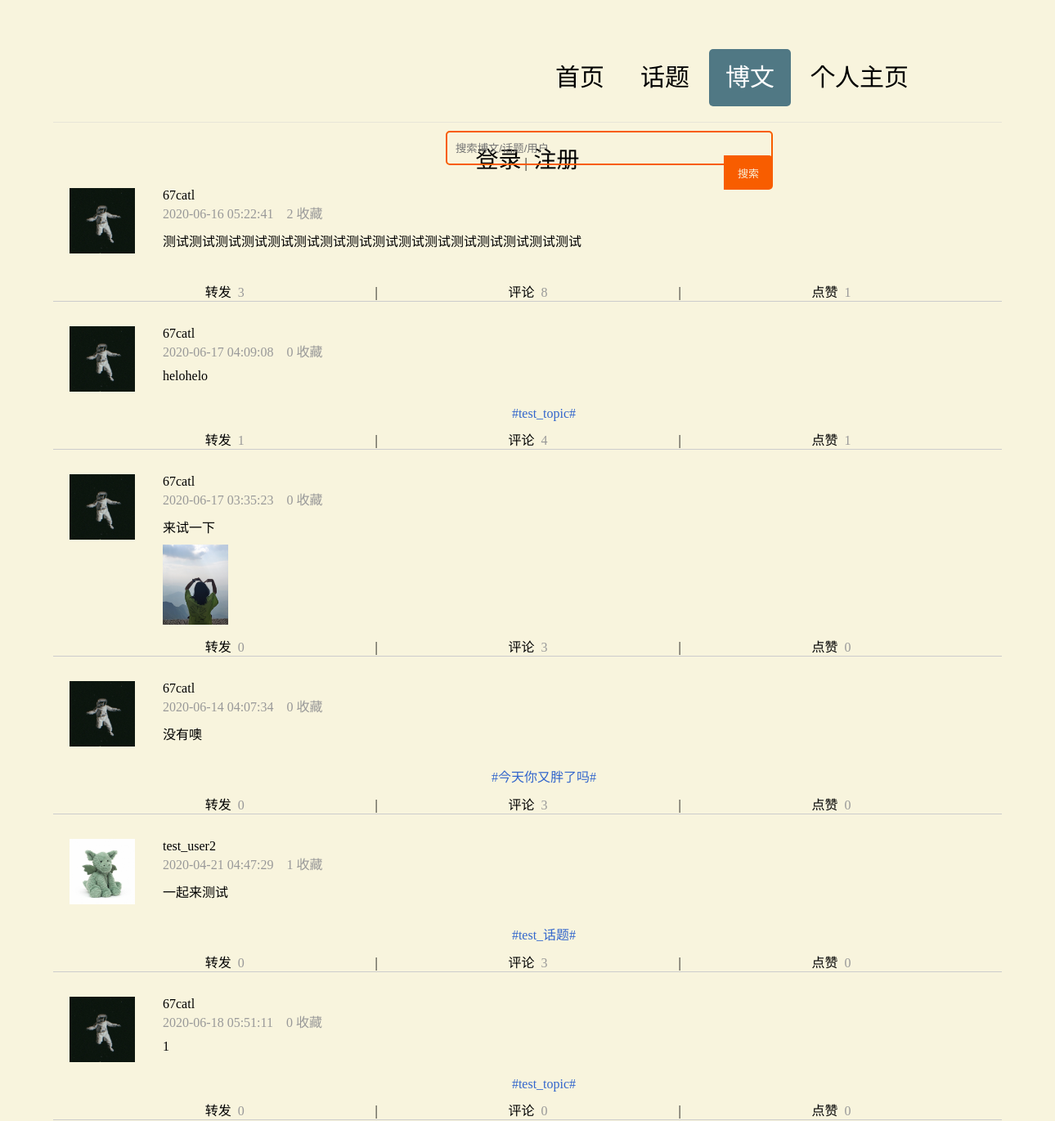
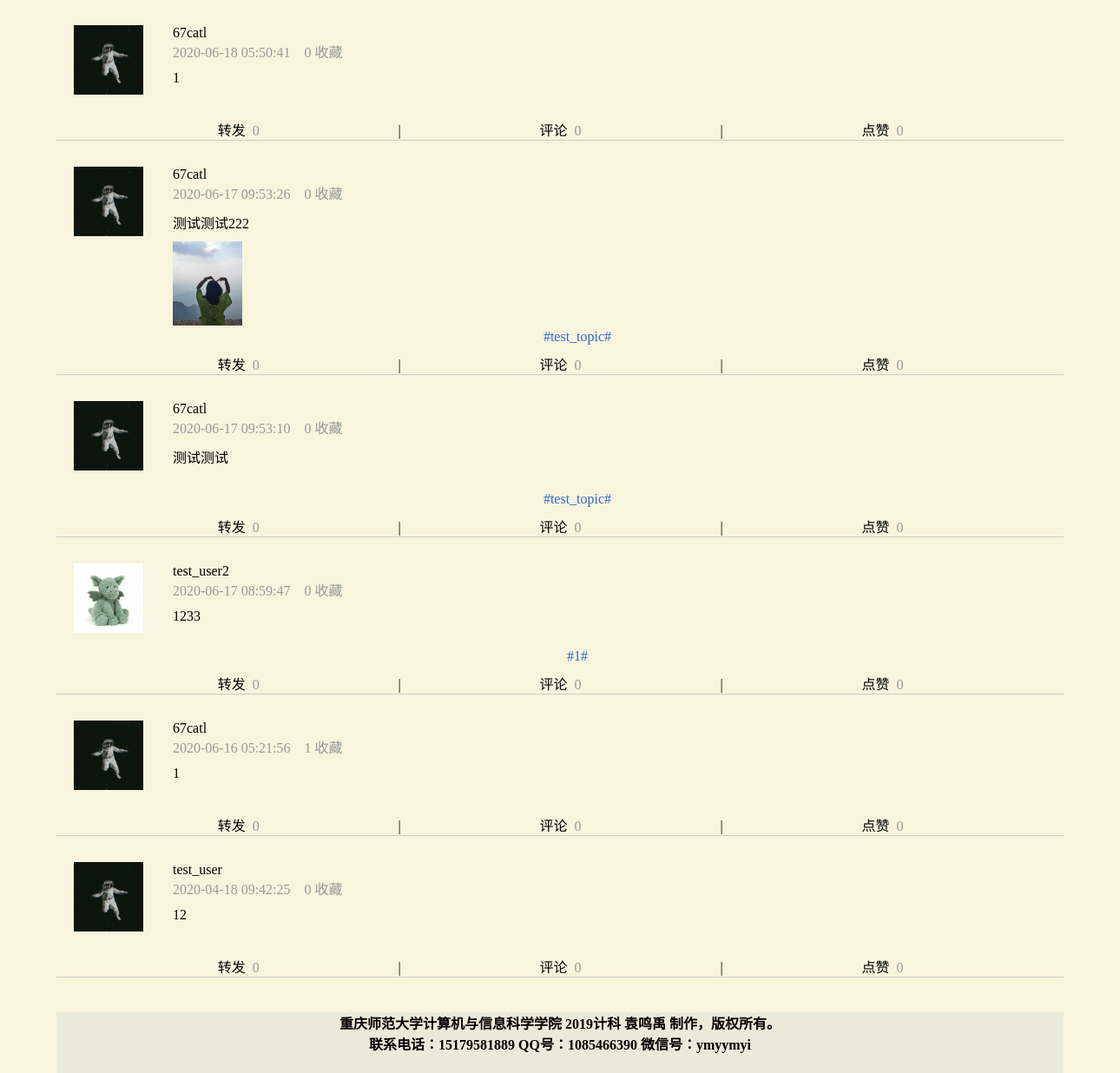
Screenshot of /log.php with the database file from the repository (2 pictures, top to bottom).
### tables this page shows
CREATE TABLE `tb_tk_log`  (
  `log_id` int(20) NOT NULL AUTO_INCREMENT,
  `log_uid` int(20) NOT NULL,
  `log_content` varchar(300) NOT NULL,
  `log_pic1` varchar(100) NULL DEFAULT NULL,
  `log_pic2` varchar(100) NULL DEFAULT NULL,
  `log_pic3` varchar(100) NULL DEFAULT NULL,
  `log_time` timestamp(0) NULL DEFAULT NULL,
  `log_topid` int(20) NULL DEFAULT NULL,
  `log_state` int(1) NULL DEFAULT NULL,
  `log_adminid` int(20) NULL DEFAULT NULL,
  `log_adtime` timestamp(0) NULL DEFAULT NULL,
  `log_adreid` int(20) NULL DEFAULT NULL,
  `log_tag` int(20) NOT NULL,
  `log_trans` int(20) NOT NULL,
  `log_com` int(20) NOT NULL,
  `log_store` int(20) NOT NULL,
  PRIMARY KEY (`log_id`) USING BTREE
);

CREATE TABLE `tb_tk_user`  (
  `user_uid` int(20) NOT NULL AUTO_INCREMENT,
  `user_uname` varchar(100) NOT NULL,
  `user_upic` varchar(100) NULL DEFAULT NULL,
  `user_ustate` int(1) NOT NULL,
  `user_utime` timestamp(0) NULL DEFAULT NULL,
  `user_uword` varchar(100) NULL DEFAULT NULL,
  `user_ucard` varchar(30) NULL DEFAULT NULL,
  `user_pwd` varchar(50) NOT NULL,
  `user_tname` varchar(20) NULL DEFAULT NULL,
  `user_phone` varchar(20) NULL DEFAULT NULL,
  `user_locate` varchar(20) NULL DEFAULT NULL,
  `user_sex` int(1) NULL DEFAULT NULL,
  `user_pwq` varchar(50) NOT NULL,
  `user_pwa` varchar(50) NOT NULL,
  `user_bgtime` timestamp(0) NOT NULL DEFAULT CURRENT_TIMESTAMP(0) ON UPDATE CURRENT_TIMESTAMP(0),
  `user_follow` int(20) NOT NULL,
  `user_follower` int(20) NOT NULL,
  `user_friend` int(20) NOT NULL,
  `user_blog` int(20) NOT NULL,
  PRIMARY KEY (`user_uid`) USING BTREE
);

CREATE TABLE `tb_tk_topic`  (
  `tp_id` int(20) NOT NULL AUTO_INCREMENT,
  `tp_uid` int(20) NOT NULL,
  `tp_top` varchar(100) NOT NULL,
  `tp_content` varchar(100) NOT NULL,
  `tp_classid` int(20) NOT NULL,
  `tp_time` timestamp(0) NOT NULL DEFAULT CURRENT_TIMESTAMP(0) ON UPDATE CURRENT_TIMESTAMP(0),
  `tp_state` int(1) NOT NULL,
  `tp_aid` int(20) NULL DEFAULT NULL,
  `tp_adtime` timestamp(0) NULL DEFAULT NULL ON UPDATE CURRENT_TIMESTAMP(0),
  `tp_follow` int(20) NOT NULL,
  `tp_log` int(20) NOT NULL,
  PRIMARY KEY (`tp_id`) USING BTREE
);

### log.php (the view, shortened to what this page needs)
<!doctype html>
<html>
<head>
<link rel="stylesheet" href="css/frame.css">
</head>
<body>
<?php include("banner.php"); include("conn.php");if(!session_id()){session_start();}?>
<div id="content">
    <div id="search" class="bar">
    	<form action="search.php" method="get">
          	<input type="text" placeholder="搜索博文/话题/用户" name="keywd" style="width:400px;">
            <button type="submit"></button>
        </form>
        <br>
    </div>
    <div id="log">
    <?php
	if(isset($_GET['ck']) && $_GET['ck']==2){
		$uid=$_SESSION['uid'];
		$sql=mysqli_query($conn,"select * from tb_tk_log join tb_tk_user on tb_tk_log.log_uid=tb_tk_user.user_uid where log_state=1 and log_uid IN ( select ufl_uid2 from tb_tk_userfl where (ufl_uid1='$uid' and ufl_state=1) or (ufl_uid1='$uid' and ufl_state=3) union select ufl_uid1 from tb_tk_userfl where (ufl_uid2='$uid' and ufl_state=2) or (ufl_uid1='$uid' and ufl_state=3) or (ufl_uid2='$uid' and ufl_state=3) ) order by log_time desc
");
	}else{
	$sql=mysqli_query($conn,"select * from tb_tk_log join tb_tk_user on tb_tk_log.log_uid=tb_tk_user.user_uid where log_state=1 order by log_tag desc,log_com desc,log_trans desc,log_time desc");
	}
	while($info=mysqli_fetch_array($sql)){
	?>
<div class="_hotlog">
	<div class="hotlog-top">
    	<div class="left">
            <img src="<?php echo $info['user_upic'];?>" width="80px" alt="">
        </div>
        <div class="right">
        	<div class="title">
          	    <div><a href="personal.php?state=1&uid=<?php echo $info['user_uid'];?>"><?php echo $info['user_uname'];?></a></div>
                <span><?php echo $info['log_time'];?> &nbsp;&nbsp; <?php echo $info['log_store'];?>&nbsp;收藏</span>
            </div>
            <div class="content" onclick="javascript:window.location='log_con_detail.php?id=<?php echo $log_id;?>';"><?php echo $info['log_content'];?></div>
            <div class="hotlog-img">
    	        <img src="<?php echo $info['log_pic1'];?>" alt="" width="80px"><img src="<?php echo $info['log_pic2'];?>" alt="" width="80px"><img src="<?php echo $info['log_pic3'];?>" alt="" width="80px">
            </div>
        </div>
    </div>
    <?php
	$tp_id=$info['log_topid'];
	$sql2=mysqli_query($conn,"select * from tb_tk_topic where tp_id='$tp_id'");
	$info2=mysqli_fetch_array($sql2);
	?>
    <div class="hotlog-topic"><?php if($info2){?> <a href="topic_con_detail.php?id=<?php echo $tp_id; ?>"> <?php echo "#".$info2['tp_top']."#"; ?> </a><?php } ?></div>
    <div class="hotlog-bottom">
        <div class="func" style="margin-left:10px;"><a href="log_con_detail.php?id=<?php echo $info['log_id'];?>&state=1">转发</a><span>&nbsp;&nbsp;<?php echo $info['log_trans'];?></span></div>&nbsp;|
        <div class="func"><a href="log_con_detail.php?id=<?php echo $info['log_id'];?>&state=2">评论</a><span>&nbsp;&nbsp;<?php echo $info['log_com'];?></span></div>&nbsp;|
        <div class="func"><a href="log_con_detail.php?id=<?php echo $info['log_id'];?>&state=3">点赞</a><span>&nbsp;&nbsp;<?php echo $info['log_tag'];?></span></div>
    </div>
</div>
    <?php
	}
	?>
    </div>
</div>
<div id="bottom">重庆师范大学计算机与信息科学学院 2019计科 袁鸣禹 制作，版权所有。<br>联系电话：15179581889 QQ号：1085466390 微信号：ymyymyi</div>
</body>
</html>

### css/frame.css (style rules this page uses)
* { box-sizing: border-box; }
body { width: 1160px; margin: 0 auto; background-color: rgb(248,244,221); }
#content { width: 1160px; vertical-align: top; padding-bottom: 20px; }
#bottom { background-color: rgba(204, 204, 204, 0.3); width: 1160px; height: 70px; text-align: center; font-weight: bold; padding-top: 0px; }
#search { margin-left: 100px; width:20px; padding: 10px 0; }
#search form { position: relative; width: 400px; margin: -10px auto; }
.bar input { border: none; outline: none; top: 0; right: 0; width: 100%; height: 42px; padding-left: 13px; border: 2px solid #f85d00; border-radius: 5px; background: transparent; }
.bar button { border: none; outline: none; position: absolute; margin-top: 30px; height: 42px; cursor: pointer; background: #f85d00; border-radius: 0 5px 5px 0; width: 60px; top: 0; right: 0; }
.bar button:before { content: "搜索"; font-size: 13px; color: #F9F0DA; }

### log.php (style rules this page uses)
#search { width:1160px;display:inline-block;vertical-align:top; }
._hotlog { margin:0 auto;border-bottom:1px #ccc solid;width:1160px;margin-bottom:20px;padding-left:20px;padding-top:10px; }
._hotlog .hotlog-top .left { width:90px;display:inline-block;vertical-align:top;margin-right:20px; }
._hotlog .hotlog-top .right { width:1000px;display:inline-block;vertical-align:top; }
._hotlog .hotlog-top .right .content { margin-top:10px; }
._hotlog .hotlog-top .right .hotlog-img { margin-top:10px; }
._hotlog .hotlog-top .right .hotlog-img img { margin-right:10px; }
._hotlog .hotlog-topic { width:1160px;text-align:center;color:#36C; }
._hotlog .hotlog-topic a { text-decoration:none;color:#36C; }
._hotlog .hotlog-bottom { width:1160px;margin-top:10px; }
._hotlog .hotlog-bottom .func { display:inline-block;width:31%;text-align:center; }
._hotlog .hotlog-bottom .func a, ._hotlog .hotlog-top .right a { text-decoration:none;color:#000; }
._hotlog span { color:#999; }

### banner.php (style rules this page uses)
input[type="text"] { width:600px;padding-left:10px;padding-right:10px; }

### rows the page displays
tb_tk_log: tb_tk_user.user_upic (picture), tb_tk_user.user_uname "67catl", log_time "2020-06-16 05:22:41", log_store "2", log_content "测试测试测试测试测试测试测试测试测试测试测试测试测试测试测试测试", log_trans "3", log_com "8", log_tag "1"
tb_tk_log: tb_tk_user.user_upic (picture), tb_tk_user.user_uname "67catl", log_time "2020-06-17 04:09:08", log_store "0", log_content "helohelo", tb_tk_topic.tp_top "test_topic", log_trans "1", log_com "4", log_tag "1"
tb_tk_log: tb_tk_user.user_upic (picture), tb_tk_user.user_uname "67catl", log_time "2020-06-17 03:35:23", log_store "0", log_content "来试一下", log_pic1 (picture), log_trans "0", log_com "3", log_tag "0"
tb_tk_log: tb_tk_user.user_upic (picture), tb_tk_user.user_uname "67catl", log_time "2020-06-14 04:07:34", log_store "0", log_content "没有噢", tb_tk_topic.tp_top "今天你又胖了吗", log_trans "0", log_com "3", log_tag "0"
tb_tk_log: tb_tk_user.user_upic (picture), tb_tk_user.user_uname "test_user2", log_time "2020-04-21 04:47:29", log_store "1", log_content "一起来测试", tb_tk_topic.tp_top "test_话题", log_trans "0", log_com "3", log_tag "0"
tb_tk_log: tb_tk_user.user_upic (picture), tb_tk_user.user_uname "67catl", log_time "2020-06-18 05:51:11", log_store "0", log_content "1", tb_tk_topic.tp_top "test_topic", log_trans "0", log_com "0", log_tag "0"
tb_tk_log: tb_tk_user.user_upic (picture), tb_tk_user.user_uname "67catl", log_time "2020-06-18 05:50:41", log_store "0", log_content "1", log_trans "0", log_com "0", log_tag "0"
tb_tk_log: tb_tk_user.user_upic (picture), tb_tk_user.user_uname "67catl", log_time "2020-06-17 09:53:26", log_store "0", log_content "测试测试222", log_pic1 (picture), tb_tk_topic.tp_top "test_topic", log_trans "0", log_com "0", log_tag "0"
tb_tk_log: tb_tk_user.user_upic (picture), tb_tk_user.user_uname "67catl", log_time "2020-06-17 09:53:10", log_store "0", log_content "测试测试", tb_tk_topic.tp_top "test_topic", log_trans "0", log_com "0", log_tag "0"
tb_tk_log: tb_tk_user.user_upic (picture), tb_tk_user.user_uname "test_user2", log_time "2020-06-17 08:59:47", log_store "0", log_content "1233", tb_tk_topic.tp_top "1", log_trans "0", log_com "0", log_tag "0"
tb_tk_log: tb_tk_user.user_upic (picture), tb_tk_user.user_uname "67catl", log_time "2020-06-16 05:21:56", log_store "1", log_content "1", log_trans "0", log_com "0", log_tag "0"
tb_tk_log: tb_tk_user.user_upic (picture), tb_tk_user.user_uname "test_user", log_time "2020-04-18 09:42:25", log_store "0", log_content "12", log_trans "0", log_com "0", log_tag "0"
